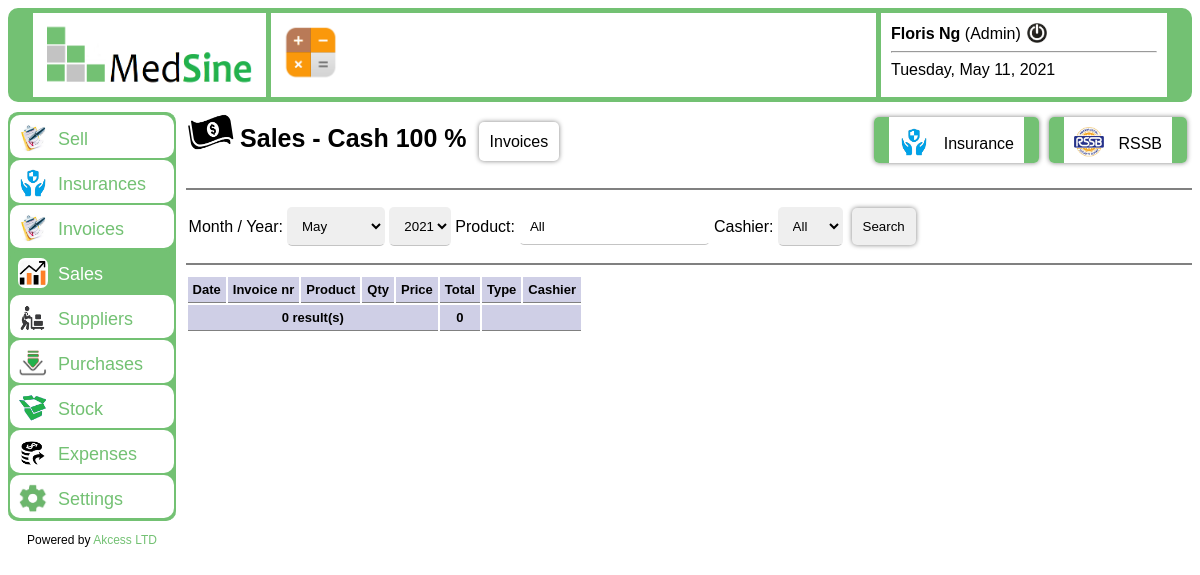
The page /sales_cash.php (signed in) on the database its author committed.
### tables this page shows
CREATE TABLE IF NOT EXISTS `user` (
  `username` varchar(30) NOT NULL,
  `password` varchar(255) NOT NULL,
  `nom` varchar(30) NOT NULL,
  `prenom` varchar(30) NOT NULL,
  `type` varchar(30) NOT NULL,
  `user_status` tinyint(1) NOT NULL,
  PRIMARY KEY (`username`)
);

### classes/class_user.php (called while the page is built, shortened)
<?php
	class User
	{
		public function infos_user($username)
		{
			$bdd = connexionDb();
			$reponse = $bdd->query("SELECT * FROM user");
			$trouver = false;
			$infos = array();
			while($donnees = $reponse->fetch() AND $trouver == false)
			{
				if($donnees["username"] == $username)
				{
					$trouver = true;
					$password = $donnees["password"];
					$nom = $donnees["nom"];
					$prenom = $donnees["prenom"];
					$type = $donnees["type"];
					$infos = array($password, $nom, $prenom, $type);
				}
			}
			return $infos;
		}
		public function is_username_exist($username)
		{
			$bdd = connexionDb();
			$reponse = $bdd->query('SELECT * FROM user');
			$trouver = false;
			while($donnees = $reponse->fetch() AND $trouver == false)
			{
				if($donnees["username"] == $username)
				{
					$trouver = true;
				}
			}
			return $trouver;
		}
	}
?>

### functions.php (called while the page is built, shortened)
<?php
	function connexionDb()
	{
		try
		{
			$bdd = new PDO("mysql:host=localhost;dbname=pha", "root", "");
		}
		catch(Exception $e)
		{
			echo "<div id='Error'>";
				die('Oops !!! Error while connecting to database: ('.$e->getMessage().')');
			echo "</div>";
		}
		return $bdd;
	}
		function nombre($tab)
		{
			$bdd = connexionDb();
			$reponse = $bdd->query("SELECT COUNT(*) AS nbr FROM $tab");
			$data = $reponse->fetch();
			$nbr = $data['nbr'];
			return $nbr;
		}
		function dater()
		{
			$date = date("Y-m-d");
			return $date;
		}
		function infosDate($date)
		{
			$date = date_parse($date);
			$jour = $date['day'];
			$mois = $date['month'];
			$annee = $date['year'];
			$infos = array ($jour, $mois, $annee);
			return $infos;
		}
?>

### sales_cash.php (the view, shortened to what this page needs)
<?php
	include("functions.php");
?>
<!DOCTYPE html><html lang="en">
	<head>
		<link rel="stylesheet" type="text/css" href="css/style.css" media="screen">
    </head>
	<body>
		<?php
			if(isset($_SESSION["connect"])) {
				require("./classes/class_commande.php");
				require("./classes/class_user.php");
		?>
		<div id="welcome">
			<?php include("header.php"); ?>
			<?php
				if($_SESSION["type"] == "Manager" || $_SESSION["type"] == "Admin") {
			?>
			<div id="entete">
								<img src="img/pay_cash.png" class="icon" />
								<span class="titre">Sales - Cash 100 % </span>
								<a href="invoices_cash.php" class="btn">Invoices</a>
								<a href="sales_rssb.php" class="big_btn right">
									<img src="img/rssb.png" class="icon_in_menu" alt="">
									RSSB
								</a>
								<a href="sales_insu.php" class="big_btn right">
									<img src="img/insu.png" class="icon_in_menu" alt="">
									Insurance
								</a>
				</div>
				<div id="sous_entete">
						<form action="" method="GET">
								<table>
									<tr>
										<td>Month / Year:</td>
										<td>
											<?php
												$infos_date = infosDate(dater());
												$current_month = $infos_date[1];
											?>
											<select name="month">
<option value="5" <?php if(isset($_GET["month"])){if($_GET["month"] == 5){echo "selected";}}else{if($current_month == "5"){echo "selected";}}?>>May</option>
											</select>
											<select name="year">
												<?php
													$infos_date = infosDate(dater());
													$current_year = $infos_date[2];
													for($year = $current_year; $year >= 2020; $year--)
													{
														?>
<option value="<?php echo $year; ?>" <?php if(isset($_GET["year"])){if($_GET["year"] == $year){echo "selected";}}else{if($current_year == $year){echo "selected";}}?>><?php echo $year; ?></option>
														<?php
													}
												?>
											</select>
										</td>
										<td>Product:</td>
										<td>
<input type="text" name="product" value="<?php if(isset($_GET["product"])){echo $_GET["product"];}else{echo "All";} ?>" id="product" size="20" title="Enter a product name." placeholder="Product name" autocomplete="off" required />
										</td>
										<td>Cashier:</td>
										<td>
											<select name="username" id="user">
												<option value="All">All</option>
											</select>
										</td>
										<td>
											<input type="submit" value="Search" class="btn" required />
										</td>
									</tr>
								</table>
							</form>
						</div>
						<div id="interne">
				<?php
									$nbr = nombre("commande");
									if($nbr <= 0)
									{
										echo "<p>";
											echo "No sale !!!";
										echo "</p>";
									}
									else
									{
										if(isset($_GET["month"]) AND isset($_GET["year"]) AND isset($_GET["product"]) AND isset($_GET["username"]))
										{
											$ok = true;
											$month = strtolower($_GET["month"]);
											if($month != "all") {
												$month = intval($month);
												if($month <= 0 || $month > 12) {
													$ok = false;
													echo"<div id='askMsg'>";
								echo "<img src='img/warning.png' class='small' /> <b>Error !!!</b> Invalid month value: '<b>".$_GET["month"]."</b>' !!!";
													echo"</div>";
												}
											}
											$year = strtolower($_GET["year"]);
											if($year != "all") {
												$year = intval($year);
												$infos_date = infosDate(dater());
												$current_year = $infos_date[2];
												if($year <= 0 || $year > $current_year) {
													$ok = false;
													echo"<div id='askMsg'>";
								echo "<img src='img/warning.png' class='small' /> <b>Error !!!</b> Invalid year value: '<b>".$_GET["year"]."</b>' !!!";
													echo"</div>";
												}
											}
											if($ok == true) {
												$product = ucwords($_GET["product"]);
												$pro = new Product();
												$res_pro = $pro->is_product_exist($product);
												if($product != "All" AND $res_pro == false) {
													echo"<div id='askMsg'>";
									echo "<img src='img/warning.png' class='small' /> <b>Error !!!</b> The product '<b>".$product."</b>' does NOT exist !!!";
													echo"</div>";
												}
												else {
													$u = new User();
													$user_pro = $u->is_username_exist($_GET["username"]);
													if($_GET["username"] != "All" AND $user_pro == false) {
														echo"<div id='askMsg'>";
									echo "<img src='img/warning.png' class='small' /> <b>Error !!!</b> The username '<b>".$_GET["username"]."</b>' does NOT exist !!!";
														echo"</div>";
													}
													else {
														$com = new Commande();
														$com->search_sales_by_type($_GET["month"], $_GET["year"], $product, $_GET["username"], "cash");
													}
												}
											}
										}
										else {
											$com = new Commande();
											$com->tous_by_type("cash");
										}
                                    }
				?>
			</div>
			<?php
				} else {
					echo "<div id='other_interne'>";
						echo"<div id='askMsg'>";
							echo "<img src='img/warning.png' class='small' /> Oops !!! You have no right to access this information !!!";
						echo"</div>";
					echo"</div>";
				}
			?>
		</div>
		<?php
			}
			else{
				header('Location: interdit.php');
			}
		?>
    </body>
</html>

### header.php (shortened to what this page needs)
<?php
	$u = new User();
	$res = $u->is_username_exist($_SESSION["username"]);
	if($res === false) {
		header('Location: interdit.php');
	}
	else {
?>
	<div id="header">
		<div class="header_one">
			<img src='img/logo.png' class='small_logo' />
		</div>
		<div class="header_two">
			<img src="./img/calculator.png" class="average" onclick="open_calculator()" alt="Calculator" title="Open calculator">
		</div>
		<div class="header_three">
			<?php
				$u = new User();
				$infosUser = $u->infos_user($_SESSION["username"]);
				$nom = $infosUser[1];
				$prenom = $infosUser[2];
				$type = $infosUser[3];
				echo "<b>".$prenom." ".$nom."</b> (".$type.")";
				echo "<a href='deco.php'><img src='./img/deco.jpg' class='logout_btn' title='Logout' /></a>";
				echo "<hr>";
				echo date("l, F j, Y");
			?>
		</div>
	</div>
	<div id="adv">
		<div id="menu">
				<a href="cash.php" <?php if($_SESSION["page"] == 'cash'){echo "class=current_page";}?>>
					<img src="img/commande.jpg" class="icon_in_menu" />Sell
				</a>
				<a href="insurances.php" <?php if($_SESSION["page"] == 'insu'){echo "class=current_page";}?>>
					<img src='img/insu.png' class='icon_in_menu' />Insurances
				</a>
				<a href="invoices.php" <?php if($_SESSION["page"] == 'invoices'){echo "class=current_page";}?>>
					<img src='img/commande.jpg' class='icon_in_menu' />Invoices
				</a>
				<a href="sales.php" <?php if($_SESSION["page"] == 'sales'){echo "class=current_page";}?>>
					<img src='img/result.jpg' class='icon_in_menu' />Sales
				</a>
				<a href="suppliers.php" <?php if($_SESSION["page"] == 'suppliers'){echo "class=current_page";}?>>
					<img src='img/suppliers.png' class='icon_in_menu' />Suppliers
				</a>
				<a href="purchases.php" <?php if($_SESSION["page"] == 'purchases'){echo "class=current_page";}?>>
					<img src='img/in.png' class='icon_in_menu' />Purchases
				</a>
				<a href="stock.php" <?php if($_SESSION["page"] == 'stock'){echo "class=current_page";}?>>
					<img src='img/stock.png' class='icon_in_menu' />Stock
				</a>
				<a href="expenses.php" <?php if($_SESSION["page"] == 'expenses'){echo "class=current_page";}?>>
					<img src='img/expenses.png' class='icon_in_menu' />Expenses
				</a>
				<a href="settings.php" <?php if($_SESSION["page"] == 'settings'){echo "class=current_page";}?>>
					<img src='img/settings.png' class='icon_in_menu' />Settings
				</a>
		</div>
		<p class='centered smallText'>Powered by <a href="#" class="link" target="_blank">Akcess LTD</a></p>
	</div>
<?php
	}
?>

### css/style.css (style rules this page uses)
html { scroll-behavior: smooth; }
body { font-family: Arial; }
#header { margin-bottom: 10px; border-radius: 10px; border-top: 5px solid #73c173; border-bottom: 5px solid #73c173; border-left: 25px solid #73c173; border-right: 25px solid #73c173; display: flex; flex-direction: row; }
#header div { padding: 10px; }
.header_one { border-right: 5px solid #73c173; width: 20%; }
.small_logo { width: 100%; height: 100%; }
.header_two { width: 55%; }
.header_three { border-left: 5px solid #73c173; width: 25%; }
input[type="text"], input[type="number"], input[type="radio"], input[type="password"], input[type="email"], input[type="date"], select { padding-top: 10px; padding-bottom: 10px; padding-left: 10px; border-top: transparent 1px solid; border-right: transparent 1px solid; border-left: transparent 1px solid; border-bottom: #c4c4c4 1px solid; border-radius: 5px !important; transition: 0.5s; }
.smallText { font-size: 12px; }
.centered { text-align: center; }
.btn, input[type="submit"] { color: #c4c4c4; padding: 10px; margin: 5px; box-shadow: 0px 0px 5px gray; border-radius: 5px !important; border: transparent 1px solid; text-decoration: none; color: #000; }
.big_btn { padding: 10px; margin: 5px; box-shadow: 0px 0px 5px gray; border-radius: 5px !important; border-left: #73c173 15px solid; border-right: #73c173 15px solid; text-decoration: none; color: #000; }
#menu a { transition: 0.5s; display: block; text-decoration: none; border-radius: 10px; padding: 8px; margin: 2px; background-color: #fff; color: #73c173; font-size: 18px; }
#menu .current_page { background-color: #73c173; color: #fff; }
#adv { position: fixed; float: left; width: 14%; }
#menu { border-top: 1px solid #73c173; border-bottom: 1px solid #73c173; background-color: #73c173; border-radius: 10px; }
#entete { border-bottom: 1px solid gray; float: right; width: 85%; padding-bottom: 20px; }
#sous_entete { border-top: 1px solid gray; border-bottom: 1px solid gray; float: right; width: 85%; padding-top: 10px; padding-bottom: 10px; }
#interne { border-top: 1px solid gray; float: right; width: 85%; padding-top: 10px; padding-bottom: 20px; }
.titre { font-weight: bold; font-size: 25px; }
.average { width: 60px; height: 60px; cursor: pointer; }
.icon { width: 50px; height: 40px; margin-bottom: -5px; }
.icon_in_menu { width: 30px; height: 30px; border-radius: 7px; margin-right: 10px; margin-bottom: -8px; }
.right { float: right; }
.logout_btn { width: 20px; height: 20px; margin-left: 6px; margin-bottom: -4px; }
.link { color: #73c173; text-decoration: none; }

### rows shown on the page
user: prenom "Floris", nom "Ng", type "Admin"

### other values the page prints
$i "0"
$t "0"
form field year "2021"
